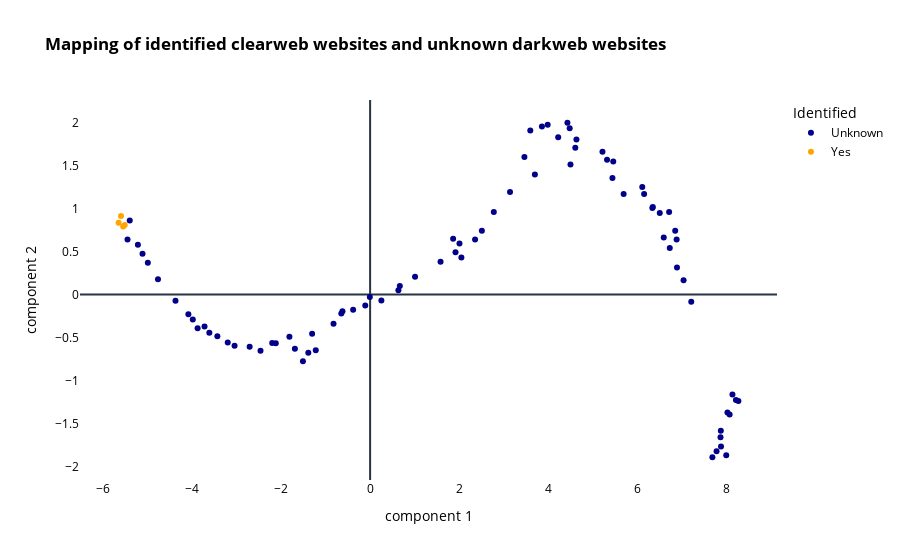

Notebook code cell kept with this figure:
### Code cell
# Choose a list of IDs to highlight
chosen_ids = ['1','2','3','4']

# Create a new column for color based on the chosen IDs
results['Identified'] = results['id'].apply(lambda x: 'Yes' if x in chosen_ids else 'Unknown')

# Define color map for discrete colors
color_map = {'Yes': 'orange', 'Unknown': 'darkblue'}

# Plot the scatter plot using Plotly Express with discrete colors
fig1 = px.scatter(results, x='x', y='y', color='Identified', color_discrete_map=color_map,
                 title='<b>Mapping of identified clearweb websites and unknown darkweb websites </b>', hover_data=['id'])
fig1.update_layout(
    plot_bgcolor='white',
    paper_bgcolor='white',
    font=dict(color='black'),  # Set text color to black
    xaxis=dict(title_text='component 1', color='black', showgrid = False),  # Set X axis label and color
    yaxis=dict(title_text='component 2', color='black', showgrid = False),  # Set Y axis label and color
)
# Show the plot
fig1.show()
fig1.write_html('../results/graphs/with_root/scatterplot_identified5.html')

### Figure 1 — Plotly figure (JSON) as saved in the notebook; plotly's stock layout.template omitted (floating-point values rounded to 4 significant figures)
{"data": [{"customdata": [["35"], ["64"], ["23"], ["14"], ["87"], ["63"], ["74"], ["65"], ["42"], ["85"], ["58"], ["79"], ["34"], ["89"], ["12"], ["19"], ["17"], ["78"], ["73"], ["11"], ["84"], ["30"], ["52"], ["21"], ["75"], ["18"], ["55"], ["59"], ["70"], ["32"], ["54"], ["72"], ["69"], ["56"], ["6"], ["61"], ["24"], ["77"], ["60"], ["88"], ["43"], ["20"], ["36"], ["9"], ["39"], ["50"], ["41"], ["81"], ["47"], ["27"], ["37"], ["82"], ["57"], ["71"], ["10"], ["62"], ["38"], ["29"], ["16"], ["25"], ["53"], ["40"], ["5"], ["46"], ["45"], ["76"], ["49"], ["31"], ["66"], ["13"], ["22"], ["51"], ["48"], ["67"], ["26"], ["8"], ["28"], ["68"], ["33"], ["80"], ["86"], ["44"], ["15"], ["83"]], "hovertemplate": "Identified=Unknown<br>x=%{x}<br>y=%{y}<br>id=%{customdata[0]}<extra></extra>", "legendgroup": "Unknown", "marker": {"color": "darkblue", "symbol": "circle"}, "mode": "markers", "name": "Unknown", "orientation": "v", "showlegend": true, "x": [-0.006216, 5.443, -2.199, -3.982, 7.781, 5.461, 6.73, 5.694, 2.049, 7.869, 4.608, 8.138, -0.3809, 7.881, -4.371, -3.198, -3.719, 7.213, 6.884, -4.764, 7.877, -1.302, 3.597, -2.705, 6.715, -3.43, 4.224, 4.634, 6.505, -0.6209, 3.988, 6.852, 6.349, 4.431, -5.398, 5.219, -2.118, 7.04, 4.5, 7.998, 1.864, -3.044, -0.1083, -5.111, 0.6352, 3.7, 1.582, 8.216, 2.51, -1.508, 0.2532, 8.074, 4.482, 6.595, -4.992, 5.321, 0.6677, -1.22, -3.61, -1.812, 3.859, 1.009, -5.449, 2.358, 2.007, 6.892, 3.143, -0.8217, 6.112, -4.081, -2.462, 3.465, 2.778, 6.154, -1.689, -5.215, -1.388, 6.339, -0.6463, 8.271, 7.687, 1.918, -3.874, 8.026], "xaxis": "x", "y": [-0.02908, 1.353, -0.5651, -0.2917, -1.823, 1.545, 0.539, 1.168, 0.4298, -1.661, 1.706, -1.164, -0.178, -1.769, -0.07308, -0.5583, -0.3718, -0.08389, 0.6384, 0.1776, -1.586, -0.4575, 1.905, -0.6088, 0.9597, -0.4855, 1.828, 1.802, 0.9468, -0.1961, 1.973, 0.7398, 1.016, 1.996, 0.8609, 1.658, -0.5678, 0.165, 1.512, -1.871, 0.6459, -0.5966, -0.1278, 0.4727, 0.04969, 1.394, 0.3789, -1.229, 0.7416, -0.7763, -0.07114, -1.396, 1.933, 0.6623, 0.3693, 1.565, 0.09866, -0.6487, -0.4461, -0.491, 1.952, 0.2043, 0.6399, 0.6372, 0.5928, 0.3131, 1.19, -0.3396, 1.248, -0.2304, -0.6553, 1.597, 0.9591, 1.167, -0.6329, 0.5783, -0.678, 1.004, -0.2228, -1.24, -1.893, 0.4893, -0.3945, -1.372], "yaxis": "y", "type": "scatter"}, {"customdata": [["3"], ["1"], ["2"], ["4"]], "hovertemplate": "Identified=Yes<br>x=%{x}<br>y=%{y}<br>id=%{customdata[0]}<extra></extra>", "legendgroup": "Yes", "marker": {"color": "orange", "symbol": "circle"}, "mode": "markers", "name": "Yes", "orientation": "v", "showlegend": true, "x": [-5.546, -5.511, -5.594, -5.648], "xaxis": "x", "y": [0.7892, 0.8075, 0.9131, 0.8332], "yaxis": "y", "type": "scatter"}], "layout": {"xaxis": {"anchor": "y", "domain": [0.0, 1.0], "title": {"text": "component 1"}, "color": "black", "showgrid": false}, "yaxis": {"anchor": "x", "domain": [0.0, 1.0], "title": {"text": "component 2"}, "color": "black", "showgrid": false}, "legend": {"title": {"text": "Identified"}, "tracegroupgap": 0}, "title": {"text": "<b>Mapping of identified clearweb websites and unknown darkweb websites </b>"}, "font": {"color": "black"}, "plot_bgcolor": "white", "paper_bgcolor": "white"}}
